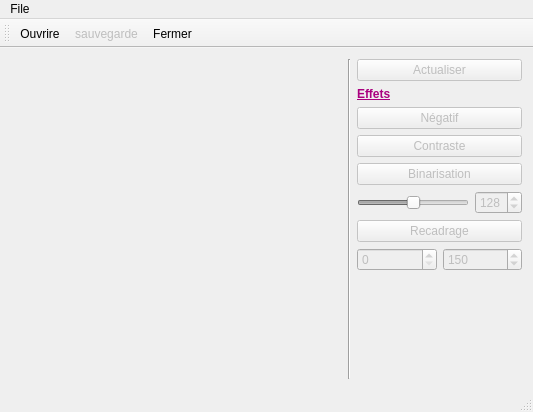
<?xml version="1.0" encoding="UTF-8"?>
<ui version="4.0">
 <class>MainWindow</class>
 <widget class="QMainWindow" name="MainWindow">
  <property name="enabled">
   <bool>true</bool>
  </property>
  <property name="geometry">
   <rect>
    <x>0</x>
    <y>0</y>
    <width>533</width>
    <height>412</height>
   </rect>
  </property>
  <property name="windowTitle">
   <string>MainWindow</string>
  </property>
  <widget class="QWidget" name="centralWidget">
   <layout class="QGridLayout" name="gridLayout">
    <item row="0" column="0">
     <spacer name="horizontalSpacer_2">
      <property name="orientation">
       <enum>Qt::Horizontal</enum>
      </property>
      <property name="sizeHint" stdset="0">
       <size>
        <width>40</width>
        <height>20</height>
       </size>
      </property>
     </spacer>
    </item>
    <item row="0" column="2">
     <spacer name="horizontalSpacer">
      <property name="orientation">
       <enum>Qt::Horizontal</enum>
      </property>
      <property name="sizeHint" stdset="0">
       <size>
        <width>40</width>
        <height>20</height>
       </size>
      </property>
     </spacer>
    </item>
    <item row="0" column="3">
     <widget class="Line" name="line">
      <property name="orientation">
       <enum>Qt::Vertical</enum>
      </property>
     </widget>
    </item>
    <item row="0" column="4">
     <layout class="QVBoxLayout" name="verticalLayout">
      <item>
       <widget class="QPushButton" name="pushButton">
        <property name="enabled">
         <bool>false</bool>
        </property>
        <property name="whatsThis">
         <string>&lt;html&gt;&lt;head/&gt;&lt;body&gt;&lt;p&gt;&lt;br/&gt;&lt;/p&gt;&lt;/body&gt;&lt;/html&gt;</string>
        </property>
        <property name="styleSheet">
         <string notr="true"/>
        </property>
        <property name="text">
         <string>Actualiser</string>
        </property>
        <property name="icon">
         <iconset>
          <normalon>:/new/button/Refresh.png</normalon>
         </iconset>
        </property>
        <property name="checkable">
         <bool>false</bool>
        </property>
       </widget>
      </item>
      <item>
       <widget class="QLabel" name="label_2">
        <property name="text">
         <string>&lt;html&gt;&lt;head/&gt;&lt;body&gt;&lt;p&gt;&lt;span style=&quot; font-weight:600; text-decoration: underline; color:#aa007f;&quot;&gt;Effets&lt;/span&gt;&lt;/p&gt;&lt;/body&gt;&lt;/html&gt;</string>
        </property>
       </widget>
      </item>
      <item>
       <widget class="QPushButton" name="pushButton_2">
        <property name="enabled">
         <bool>false</bool>
        </property>
        <property name="text">
         <string>Négatif</string>
        </property>
       </widget>
      </item>
      <item>
       <widget class="QPushButton" name="pushButton_3">
        <property name="enabled">
         <bool>false</bool>
        </property>
        <property name="text">
         <string>Contraste</string>
        </property>
       </widget>
      </item>
      <item>
       <widget class="QPushButton" name="pushButton_4">
        <property name="enabled">
         <bool>false</bool>
        </property>
        <property name="text">
         <string>Binarisation</string>
        </property>
        <property name="checkable">
         <bool>true</bool>
        </property>
       </widget>
      </item>
      <item>
       <layout class="QHBoxLayout" name="horizontalLayout_4">
        <item>
         <widget class="QSlider" name="horizontalSlider">
          <property name="enabled">
           <bool>false</bool>
          </property>
          <property name="maximum">
           <number>255</number>
          </property>
          <property name="value">
           <number>128</number>
          </property>
          <property name="sliderPosition">
           <number>128</number>
          </property>
          <property name="orientation">
           <enum>Qt::Horizontal</enum>
          </property>
         </widget>
        </item>
        <item>
         <widget class="QSpinBox" name="spinBox">
          <property name="enabled">
           <bool>false</bool>
          </property>
          <property name="maximum">
           <number>255</number>
          </property>
          <property name="value">
           <number>128</number>
          </property>
         </widget>
        </item>
       </layout>
      </item>
      <item>
       <widget class="QPushButton" name="pushButton_5">
        <property name="enabled">
         <bool>false</bool>
        </property>
        <property name="text">
         <string>Recadrage</string>
        </property>
        <property name="checkable">
         <bool>true</bool>
        </property>
       </widget>
      </item>
      <item>
       <layout class="QHBoxLayout" name="horizontalLayout_5">
        <item>
         <widget class="QSpinBox" name="spinBox_2">
          <property name="enabled">
           <bool>false</bool>
          </property>
          <property name="maximum">
           <number>255</number>
          </property>
         </widget>
        </item>
        <item>
         <widget class="QSpinBox" name="spinBox_3">
          <property name="enabled">
           <bool>false</bool>
          </property>
          <property name="maximum">
           <number>255</number>
          </property>
          <property name="value">
           <number>150</number>
          </property>
         </widget>
        </item>
       </layout>
      </item>
      <item>
       <spacer name="verticalSpacer">
        <property name="orientation">
         <enum>Qt::Vertical</enum>
        </property>
        <property name="sizeHint" stdset="0">
         <size>
          <width>20</width>
          <height>40</height>
         </size>
        </property>
       </spacer>
      </item>
     </layout>
    </item>
    <item row="0" column="1">
     <widget class="QLabel" name="label">
      <property name="text">
       <string>&lt;html&gt;&lt;head/&gt;&lt;body&gt;&lt;p align=&quot;center&quot;&gt;&lt;img src=&quot;:/new/Fond/Lyon1.png&quot;/&gt;&lt;/p&gt;&lt;/body&gt;&lt;/html&gt;</string>
      </property>
      <property name="buddy">
       <cstring>label</cstring>
      </property>
     </widget>
    </item>
   </layout>
  </widget>
  <widget class="QMenuBar" name="menuBar">
   <property name="geometry">
    <rect>
     <x>0</x>
     <y>0</y>
     <width>533</width>
     <height>25</height>
    </rect>
   </property>
   <widget class="QMenu" name="menuFile">
    <property name="title">
     <string>File</string>
    </property>
    <addaction name="actionOuvrire"/>
    <addaction name="actionSauvegarde"/>
    <addaction name="actionFermer"/>
   </widget>
   <addaction name="menuFile"/>
  </widget>
  <widget class="QToolBar" name="mainToolBar">
   <property name="enabled">
    <bool>true</bool>
   </property>
   <attribute name="toolBarArea">
    <enum>TopToolBarArea</enum>
   </attribute>
   <attribute name="toolBarBreak">
    <bool>true</bool>
   </attribute>
   <addaction name="actionOuvrire"/>
   <addaction name="actionSauvegarde"/>
   <addaction name="actionFermer"/>
  </widget>
  <widget class="QStatusBar" name="statusBar"/>
  <action name="actionOuvrire">
   <property name="icon">
    <iconset resource="Icon.qrc">
     <normaloff>:/new/MenuBarre/new_file.png</normaloff>:/new/MenuBarre/new_file.png</iconset>
   </property>
   <property name="text">
    <string>Ouvrire ...</string>
   </property>
  </action>
  <action name="actionSauvegarde">
   <property name="enabled">
    <bool>false</bool>
   </property>
   <property name="icon">
    <iconset resource="Icon.qrc">
     <normaloff>:/new/MenuBarre/enregestre.png</normaloff>:/new/MenuBarre/enregestre.png</iconset>
   </property>
   <property name="text">
    <string>sauvegarde</string>
   </property>
  </action>
  <action name="actionFermer">
   <property name="icon">
    <iconset resource="Icon.qrc">
     <normaloff>:/new/MenuBarre/close.png</normaloff>:/new/MenuBarre/close.png</iconset>
   </property>
   <property name="text">
    <string>Fermer</string>
   </property>
  </action>
 </widget>
 <layoutdefault spacing="6" margin="11"/>
 <resources>
  <include location="Icon.qrc"/>
 </resources>
 <connections>
  <connection>
   <sender>horizontalSlider</sender>
   <signal>valueChanged(int)</signal>
   <receiver>spinBox</receiver>
   <slot>setValue(int)</slot>
   <hints>
    <hint type="sourcelabel">
     <x>417</x>
     <y>243</y>
    </hint>
    <hint type="destinationlabel">
     <x>504</x>
     <y>245</y>
    </hint>
   </hints>
  </connection>
  <connection>
   <sender>spinBox</sender>
   <signal>valueChanged(int)</signal>
   <receiver>horizontalSlider</receiver>
   <slot>setValue(int)</slot>
   <hints>
    <hint type="sourcelabel">
     <x>503</x>
     <y>258</y>
    </hint>
    <hint type="destinationlabel">
     <x>443</x>
     <y>255</y>
    </hint>
   </hints>
  </connection>
 </connections>
</ui>
